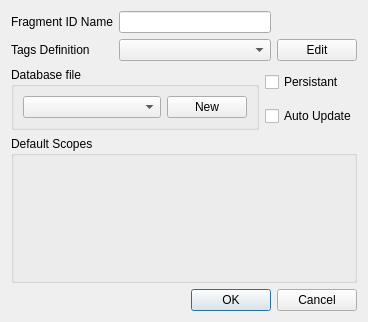
<?xml version="1.0" encoding="UTF-8"?>
<ui version="4.0">
 <class>CMannTagEditorDialog</class>
 <widget class="QWidget" name="CMannTagEditorDialog">
  <property name="geometry">
   <rect>
    <x>0</x>
    <y>0</y>
    <width>368</width>
    <height>322</height>
   </rect>
  </property>
  <property name="windowTitle">
   <string>Edit Fragment ID</string>
  </property>
  <layout class="QVBoxLayout" name="verticalLayout">
   <item>
    <layout class="QGridLayout" name="gridLayout_2">
     <item row="0" column="0">
      <widget class="QLabel" name="label">
       <property name="text">
        <string>Fragment ID Name</string>
       </property>
      </widget>
     </item>
     <item row="0" column="1">
      <widget class="QLineEdit" name="FRAGMENT_ID_NAME_EDIT"/>
     </item>
     <item row="1" column="0">
      <widget class="QLabel" name="label_2">
       <property name="text">
        <string>Tags Definition</string>
       </property>
      </widget>
     </item>
     <item row="1" column="1">
      <widget class="QComboBox" name="TAGDEF_COMBO"/>
     </item>
     <item row="1" column="2">
      <widget class="QPushButton" name="EDIT_TAGS">
       <property name="text">
        <string>Edit</string>
       </property>
      </widget>
     </item>
    </layout>
   </item>
   <item>
    <layout class="QGridLayout" name="gridLayout">
     <item row="0" column="0" rowspan="2">
      <widget class="QGroupBox" name="groupBox">
       <property name="title">
        <string>Database file</string>
       </property>
       <layout class="QHBoxLayout" name="horizontalLayout">
        <item>
         <widget class="QComboBox" name="FRAGFILE_COMBO">
          <property name="sizePolicy">
           <sizepolicy hsizetype="Expanding" vsizetype="Fixed">
            <horstretch>0</horstretch>
            <verstretch>0</verstretch>
           </sizepolicy>
          </property>
         </widget>
        </item>
        <item>
         <widget class="QPushButton" name="CREATE_ADB_FILE">
          <property name="text">
           <string>New</string>
          </property>
         </widget>
        </item>
       </layout>
      </widget>
     </item>
     <item row="0" column="1">
      <widget class="QCheckBox" name="IS_PERSISTENT">
       <property name="text">
        <string>Persistant</string>
       </property>
      </widget>
     </item>
     <item row="1" column="1">
      <widget class="QCheckBox" name="AUTO_REINSTALL_BEST_MATCH">
       <property name="text">
        <string>Auto Update</string>
       </property>
      </widget>
     </item>
    </layout>
   </item>
   <item>
    <widget class="QGroupBox" name="GROUPBOX_SCOPETAGS">
     <property name="sizePolicy">
      <sizepolicy hsizetype="Preferred" vsizetype="Expanding">
       <horstretch>0</horstretch>
       <verstretch>0</verstretch>
      </sizepolicy>
     </property>
     <property name="title">
      <string>Default Scopes</string>
     </property>
    </widget>
   </item>
   <item>
    <layout class="QHBoxLayout" name="horizontalLayout_2">
     <item>
      <widget class="QDialogButtonBox" name="buttonBox">
       <property name="standardButtons">
        <set>QDialogButtonBox::Cancel|QDialogButtonBox::Ok</set>
       </property>
      </widget>
     </item>
    </layout>
   </item>
  </layout>
 </widget>
 <resources/>
 <connections/>
</ui>
